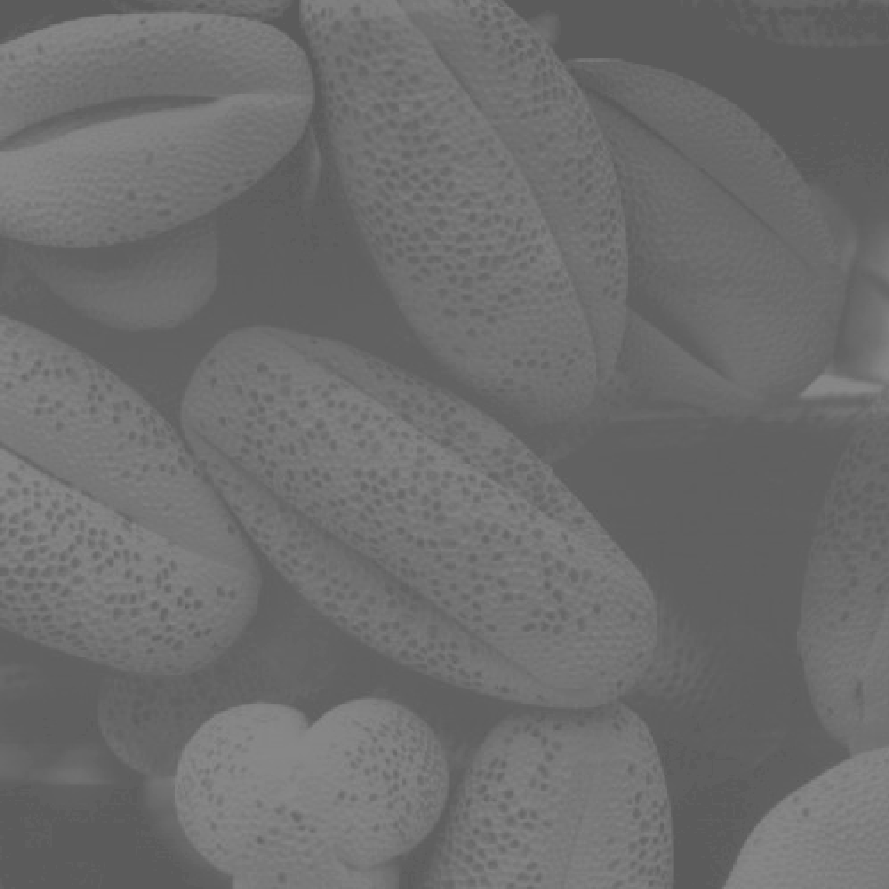
#> input picture ch03/Images/Source/Fig0310(b)(washed_out_pollen_image).tif, 889 x 889 px, found by its file name
$ python ex07_PiecewiseLinear.py
#> lines starting #> are read from the running program, lines starting #| are printed output that depends on the picture; after the words box and inside, x2 and y2 are one past the last pixel; in counts of white or black regions, pixels touching at a corner belong together
#> further down, original_image is the input picture: PIL image 889x889 L; min 91, max 138, mean 109.1
# 구간 선형 변환
# 콘트라스트 스트레칭
# 문턱치 처리
from PIL import Image, ImageDraw, ImageFont
import numpy as np
import matplotlib.pyplot as plt
import os
import time

# 텍스트 바운딩 박스 계산
def getTextSize(draw, text, font):
    bbox = draw.textbbox((0, 0), text, font=font)
    text_width = bbox[2] - bbox[0]
    text_height = bbox[3] - bbox[1]
    return (text_width, text_height)

# 결과 이미지 나타내기
def showImages(images, row, col, spacing = 20, fontSize = 30, title = None, indexNewImg = -1):
    # 새 캔버스 만들기
    original_image = list(images.values())[0]
    total_width = (original_image.width + spacing) * col + spacing
    if title == None:
        total_height = (original_image.height + 2*spacing) * row + 2*spacing
    else:
        total_height = (original_image.height + 2*spacing) * row + 4*spacing
    new_image = Image.new('L', (total_width, total_height), "White")

    # 새 캔버스에 이미지 복사, 텍스트 넣기
    draw = ImageDraw.Draw(new_image)
    # Title text
    if title != None:
        font = ImageFont.truetype(r'C:\Windows\Fonts\Arial.ttf', fontSize*1.3)
        text_width = getTextSize(draw, title, font)[0]
        draw.text(((new_image.width - text_width) // 2, spacing//2), title, font=font, fill="black")

    font = ImageFont.truetype(r'C:\Windows\Fonts\Arial.ttf', fontSize)
    for index, (text, image) in enumerate(images.items()):
        #  이미지 위치
        if (index%col) != 0 :
            img_x += original_image.width + spacing
        else:
            img_x = spacing
            if index == 0:
                if title == None:
                    img_y = 3*spacing
                else:
                    img_y = 5*spacing
            else:
                img_y +=  original_image.height + 2*spacing

        # 이미지를 왼쪽에 붙임
        new_image.paste(image, (img_x, img_y))

        # 텍스트 위치
        text_width = getTextSize(draw, text, font)[0]
        text_x = (original_image.width - text_width) // 2 + img_x
        text_y = img_y - 2*spacing
        draw.text((text_x, text_y), text, font=font, fill="black")

    new_image.show()
    script_name = os.path.basename(__file__)
    if indexNewImg == -1:
        save_name = os.path.splitext(script_name)[0] + '.png'
    else:
        save_name = os.path.splitext(script_name)[0] + f'_{indexNewImg+1}' + '.png'
    new_image.save(f'ch03\\Images\\Result\\{save_name}')
    time.sleep(0.5)


# ----------------- Piecewise-Linear Transformation ------------------------
def contrastStretching(original_array):
    min_val = np.min(original_array)
#> min_val = 91
    max_val = np.max(original_array)
#> max_val = 138
    # 0 ~ 255 스케일링
    # original_array - min_val :  픽셀 값에서 최소값을 뺌. 데이터의 최소값은 0으이 됨.
    # / (max_val - min_val) : 데이터의 범위를 0에서 1사이로 정규화
    # * 255 : 0에서 255 사이의 값으로 확장
    stretched_array = (original_array - min_val) / (max_val - min_val) * 255
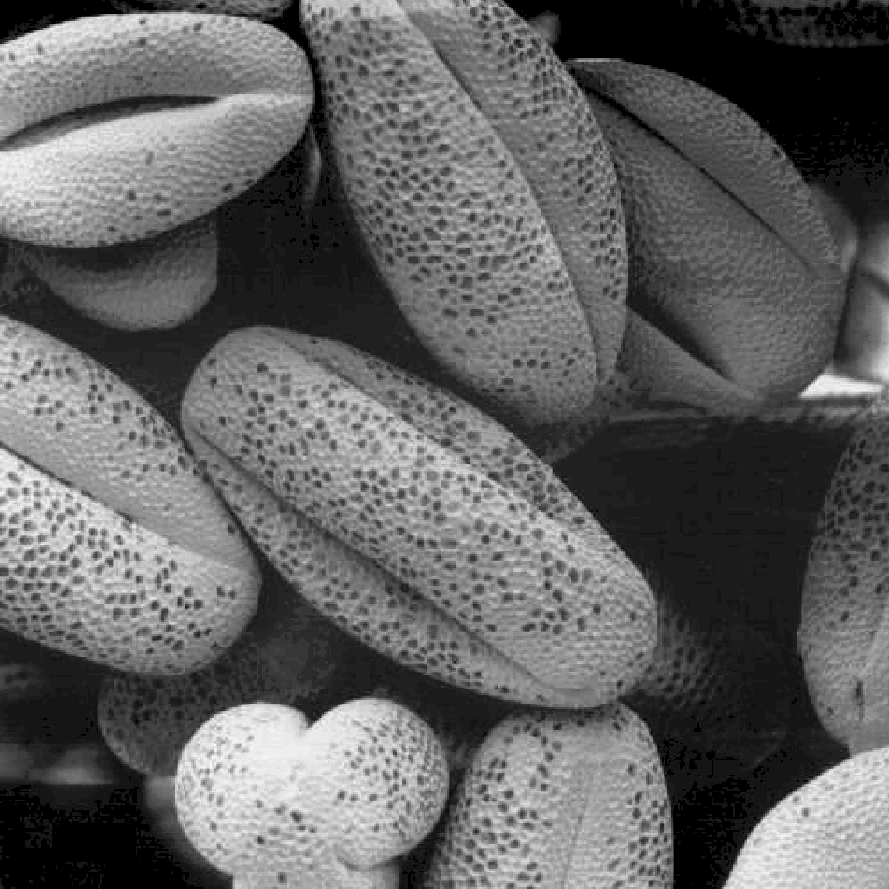
#> stretched_array: shape (889, 889) float32; min 0, max 255, mean 98.1
    stretched_array = stretched_array.astype(np.uint8)
    return stretched_array


def thresholding(original_array):
    avg_val = np.average(original_array)
#> avg_val = 109.1
    # 평균값으로 이진화
    thresholded_array =np.where(original_array >= avg_val, 255, 0)
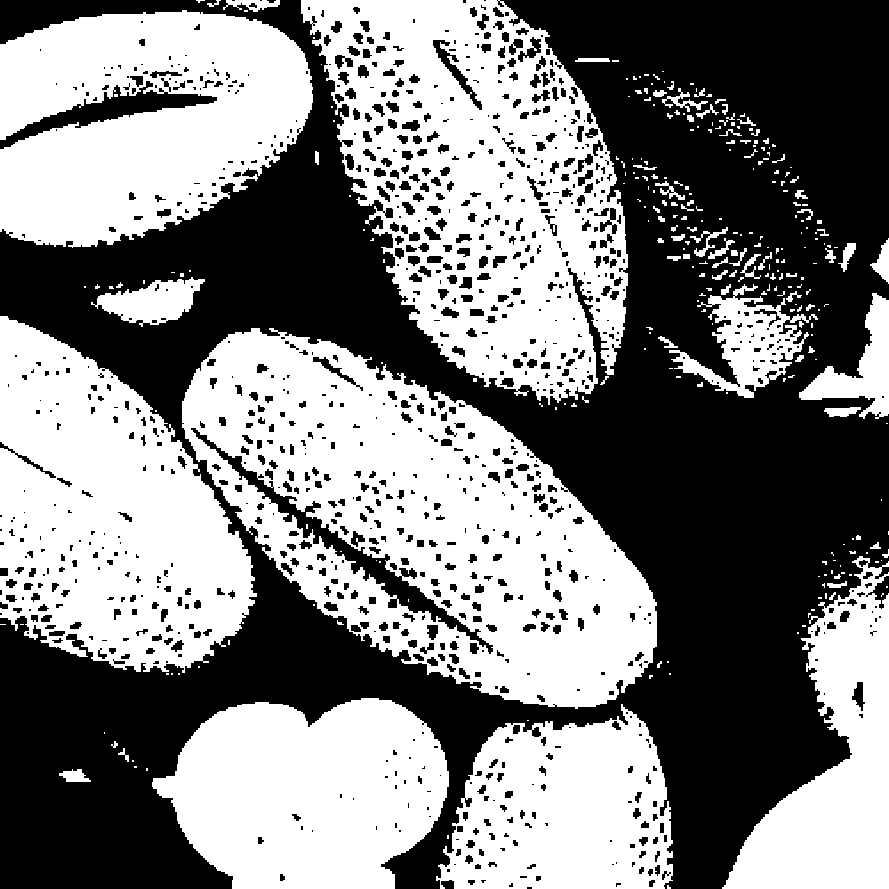
#> thresholded_array: shape (889, 889) int64; 50.5% white; 1035 black regions (463 under 20 px), largest, box (x1, y1, x2, y2) and area: (0, 0, 889, 889) 350866, (191, 428, 493, 654) 5032, (0, 81, 217, 149) 3471
    thresholded_array = thresholded_array.astype(np.uint8)
    return thresholded_array
# -------------------------------------------------------------------------

if __name__ == "__main__":
    image_path = r'ch03\Images\Source\Fig0310(b)(washed_out_pollen_image).tif'
    original_image = Image.open(image_path)
    original_array = np.array(original_image, dtype=np.float32)
    images = { "Original Image" : original_image}

    # Contrast Stretching
    stretched_array = contrastStretching(original_array)
    stretched_Image = Image.fromarray(stretched_array, original_image.mode)
    images['Contrast Stretching'] = stretched_Image

    # Thresholding
    thresholded_array = thresholding(original_array)
    thresholded_Image = Image.fromarray(thresholded_array, original_image.mode)
    images['Thresholding'] = thresholded_Image

    showImages(images, 1, 3, title = 'Piecewise-Linear Transformation')
#> in showImages, `new_image = Image.new('L', (total_width, total_height), "White")`: new_image: PIL image 2747x1009 L; every value is 255
#> in showImages, `text_width = getTextSize(draw, title, font)[0]`: text_width = 630
#> the loop in showImages, `for index, (text, image) in enumerate(images.items()):` made 3 passes
#> (text, img_x, img_y, bbox in getTextSize, text_width, text_x) on pass 1: ('Original Image', 20, 100, (0, 5, 221, 34), 221, 354)
#> (text, img_x, bbox in getTextSize, text_width, text_x) on passes 2 to 3: ('Contrast Stretching', 929, (0, 5, 292, 34), 292, 1227), ('Thresholding', 1838, (-1, 5, 194, 34), 195, 2185)
#> after the loop in showImages, `for index, (text, image) in enumerate(images.items()):`:
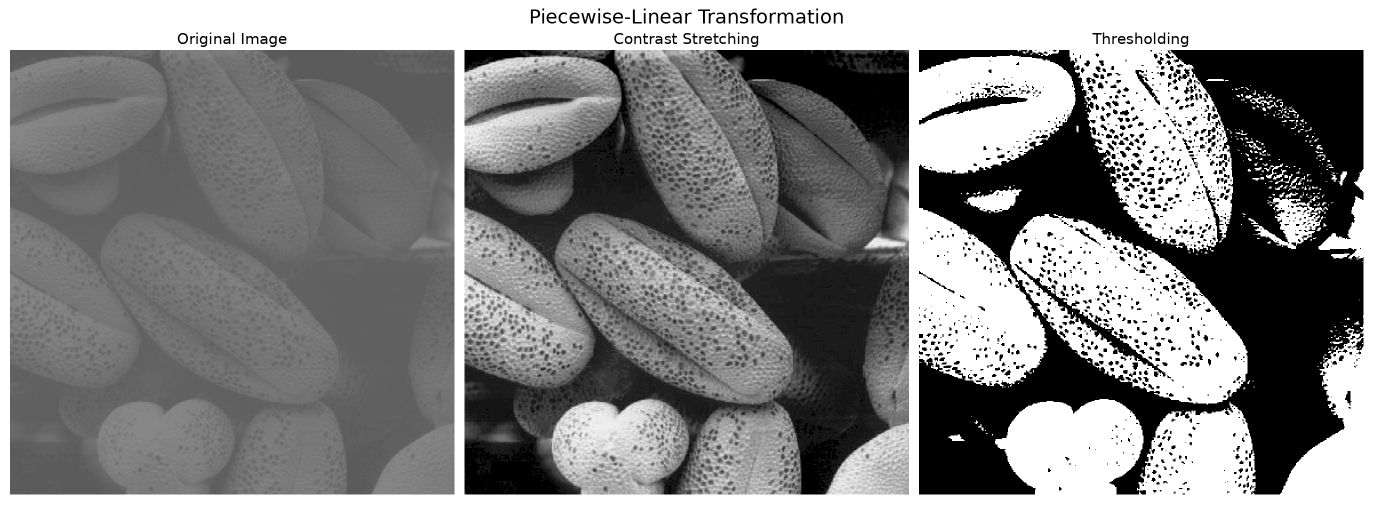
#> new_image: PIL image 2747x1009 L (shown at 1/2 size); min 0, max 255, mean 131.6
